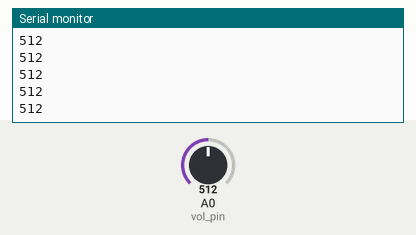
This sketch was run on a simulated Arduino Uno, built with avr-gcc and run on an emulated ATmega328P. Shown: the last lines printed to the serial monitor. The test bench sets the inputs (shaded band); at power-on: A0 (vol_pin) = 512.

Above: at 1.2 s.
1.3 s: A0 (vol_pin) set to 716
At 2.3 s:
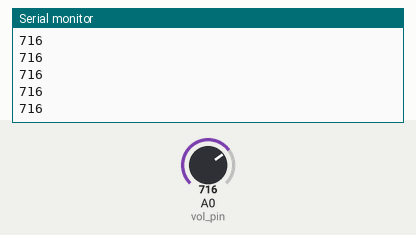
2.8 s: A0 (vol_pin) set to 900
At 3.3 s:
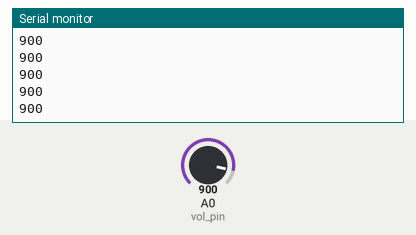
Timing chart, 0 to 5.8 s (numbered marks = the images above; inputs shaded):
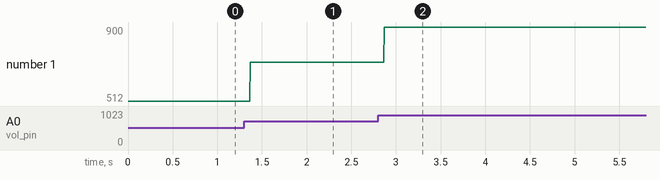

The sketch:

read_pressure.ino
```cpp
/*
 * 圧力センサーの値をシリアル通信で送るプログラム
 */


const int vol_pin = 0;//感圧センサアナログピン番号

void setup() {
  Serial.begin(9600);
}

void loop() {
  int sensorValue = analogRead(vol_pin);
  Serial.println(sensorValue);
}
```

Measured:
- after the input at 1.3 s, the serial monitor: prints a new line after 0.07 s (image 1)
- after the input at 2.8 s, the serial monitor: prints a new line after 0.07 s (image 2)
- plotted number 1: 512 → 716 after the input at 1.3 s, 716 → 900 after the input at 2.8 s
